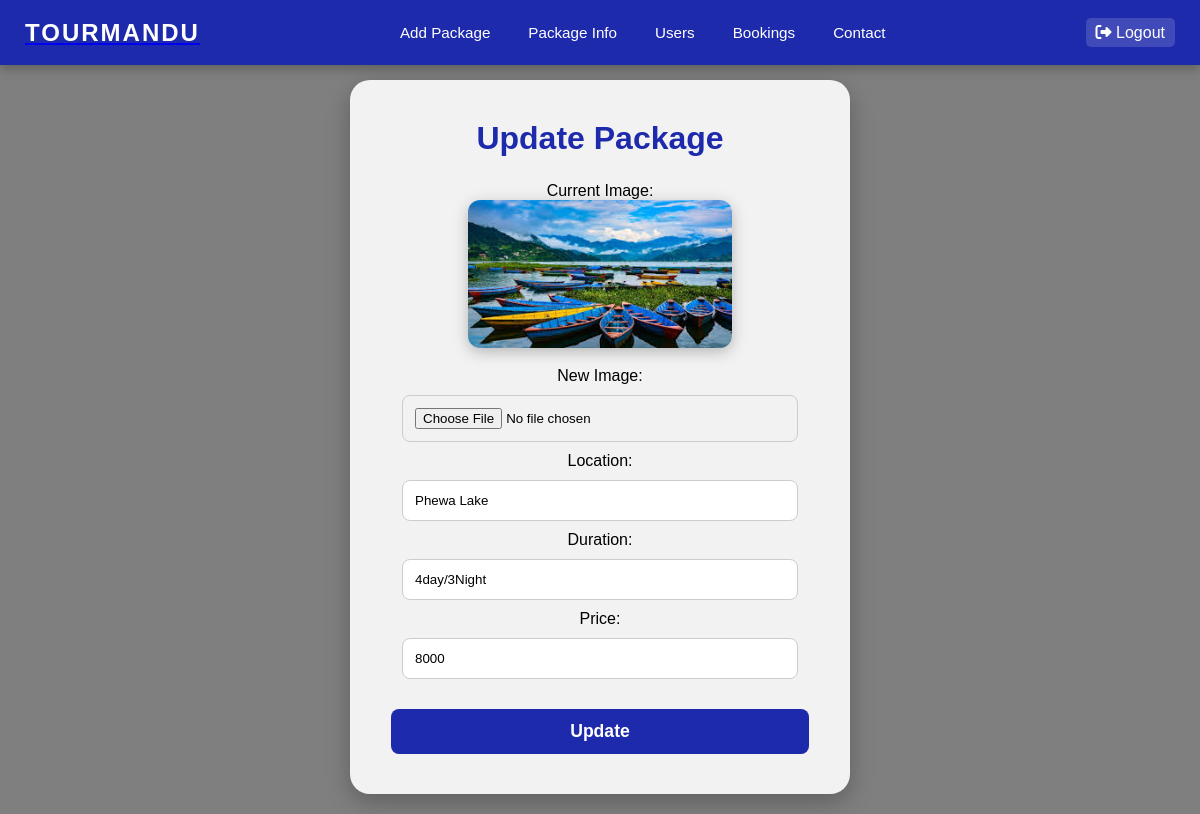
The page /package_update.php?id=19 (signed in) on the database its author committed.
### tables this page shows
CREATE TABLE `package` (
  `package_id` int(11) NOT NULL,
  `image` varchar(255) NOT NULL,
  `location` varchar(255) NOT NULL,
  `duration` varchar(255) NOT NULL,
  `price` int(30) NOT NULL
);

### package_update.php (the view, shortened to what this page needs)
<?php
include 'connection.php';
$id = $_GET['id'];
$query = "SELECT * FROM package WHERE package_id = '$id'";
$result = mysqli_query($conn, $query);
$row = mysqli_fetch_assoc($result);
$image = $row['image'];
$location = $row['location'];
$duration = $row['duration'];
$price = $row['price'];
?>
<!DOCTYPE html>
<html lang="en">
<head>
<link rel="stylesheet" href="https://cdnjs.cloudflare.com/ajax/libs/font-awesome/6.5.2/css/all.min.css">
</head>
<body>
<?php include "admin_header.php" ?>
<div class="container">
    <div class="form">
        <h2>Update Package</h2>
        <form method="post" enctype="multipart/form-data">
            <label>Current Image:</label><br>
            <img src="uploads/<?php echo htmlspecialchars($image); ?>" width="60%"><br>
            <label>New Image:</label>
            <input type="file" name="image"><br>
            <label>Location:</label>
            <input type="text" name="location" value="<?php echo htmlspecialchars($location); ?>" required><br>
            <label>Duration:</label>
            <input type="text" name="duration" value="<?php echo htmlspecialchars($duration); ?>" required><br>
            <label>Price:</label>
            <input type="number" name="price" value="<?php echo htmlspecialchars($price); ?>" required><br>
            <button type="submit" name="submit">Update</button>
        </form>
    </div>
</div>
</body>
</html>

### package_update.php (style rules this page uses)
:root { --main-color: #3214b7ff; --accent-color: #1a73e8; --hover-color: #ffd700; --shadow-color: rgba(0,0,0,0.25); --transition: 0.3s ease-in-out; --form-bg: rgba(255,255,255,0.9); }
body { font-family: 'Poppins', sans-serif; margin: 0; background: linear-gradient(rgba(0,0,0,0.5), rgba(0,0,0,0.5)), url('https://assets.thehansindia.com/h-upload/2019/12/27/248830-worldtour.jpg') no-repeat center center fixed; background-size: cover; }
.container { display: flex; justify-content: center; align-items: center; min-height: 90vh; padding: 20px; margin-top:-10px; }
.form { background: var(--form-bg); padding: 40px 30px; border-radius: 20px; box-shadow: 0 8px 25px var(--shadow-color); width: 100%; max-width: 500px; text-align: center; transition: transform var(--transition); }
.form h2 { margin-bottom: 25px; font-size: 2rem; color: var(--main-color); }
.form img { border-radius: 12px; margin-bottom: 15px; box-shadow: 0 4px 15px var(--shadow-color); }
.form input[type="text"], .form input[type="number"], .form input[type="file"] { width: 90%; padding: 12px; margin: 10px 0; border-radius: 8px; border: 1px solid #ccc; transition: var(--transition); }
.form button { width: 95%; padding: 12px; margin-top: 20px; border: none; border-radius: 8px; background: var(--main-color); color: #fff; font-size: 1.1rem; font-weight: 600; cursor: pointer; transition: var(--transition); }

### admin_header.php (style rules this page uses)
:root { --main-color: #1e2aac; --accent-color: #ffd700; --text-color: #ffffff; }
* { margin: 0; padding: 0; box-sizing: border-box; }
body { padding-top: 70px; overflow-x: hidden; }

### rows shown on the page
package: image (picture), location "Phewa Lake", duration "4day/3Night", price "8000"
